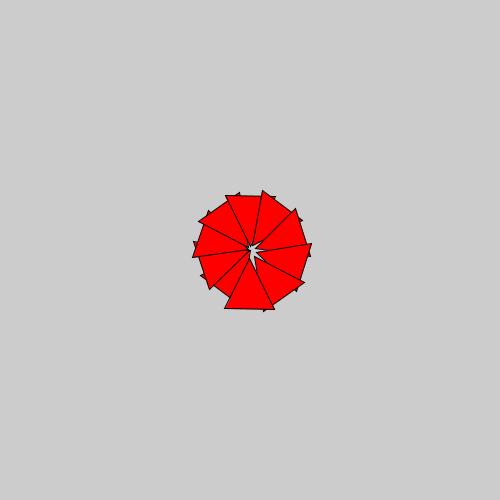
Frame 1 (no input)
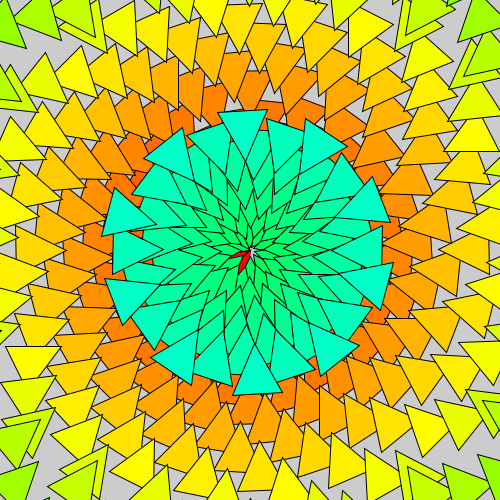
Frame 60 (the mouse pressed at the canvas centre just before this capture)
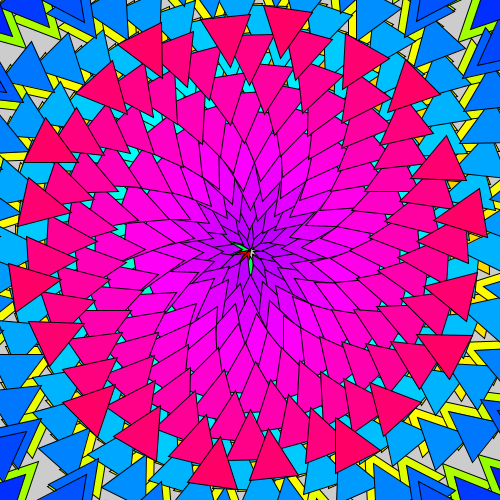
Frame 120 (the mouse held since frame 60 and released just before this capture)

The Processing sketch that drew these frames (run headless with seeded random() and noise(); from frame 60 on, the mouse is pressed at the canvas centre):

// Processing sketch: processing_112778
// ── processing_112778.pde

int x,y,d,color1;
float angle;
void setup(){
 size(500,500); 
 angle=0;
}
void draw(){
  x=mouseX;
  y=mouseY;
  println(x+" "+y);
  colorMode(HSB);
   
 translate(width/2,height/2);
 fill(color1,255,255);
rotate(angle);
for (int i=0;i<10;i++){
 rotate(PI/5); 
A(0,d,50);
if(d>500){
  d=0;
}else{
  d=d+1;
  }
}
if(angle>2*PI){
  angle=0;
}else{
  angle=angle+PI/12;
}
if(color1>255){
  color1=0;
}else{
  color1=color1+2;
}
}

void A (int x,int y,int offset){
  triangle(x,y,x-offset/2,y+offset,x+offset/2,y+offset);
}
